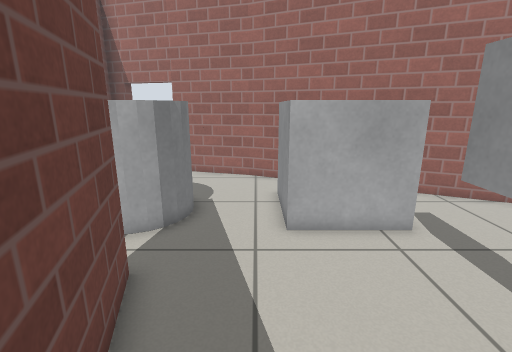
view 1 (above)

20 first-person views from a walk through a Gazebo world. The camera is 0.96 m above the floor, tilts 14° down and sees 85° across. The floor is counted in squares, 0.25 m on a side. Each view is taken from the middle of a square. On the plan, view 1 faces up. The plan holds only what a view shows up to about 20 squares ahead; the rest is blank. The place goes on beyond the plan. Robots are left out. Gazebo's built-in surfaces are drawn with simple patterns.

view 2
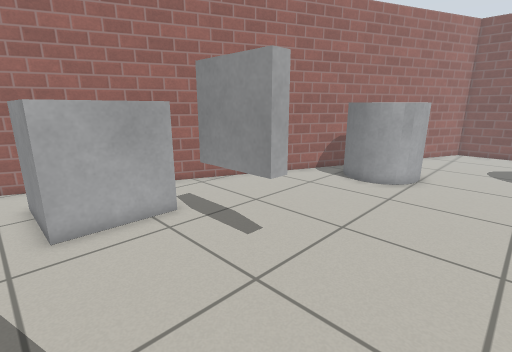

view 3
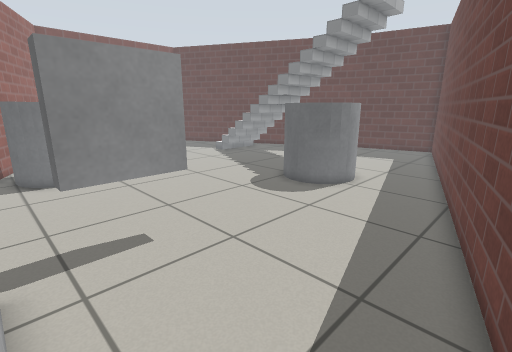

view 4
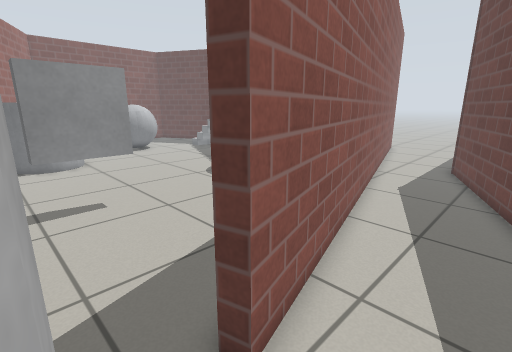

view 5
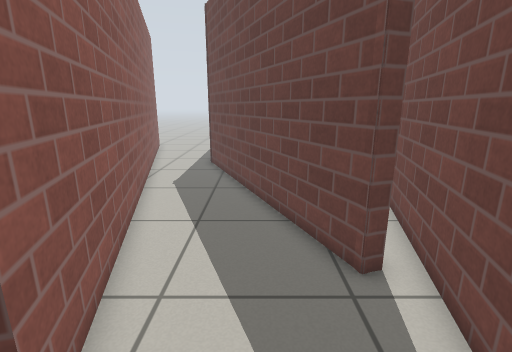

view 6
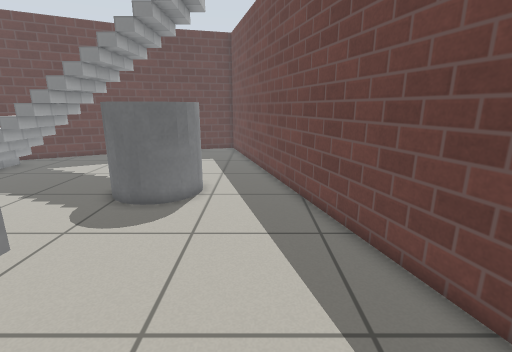

view 7
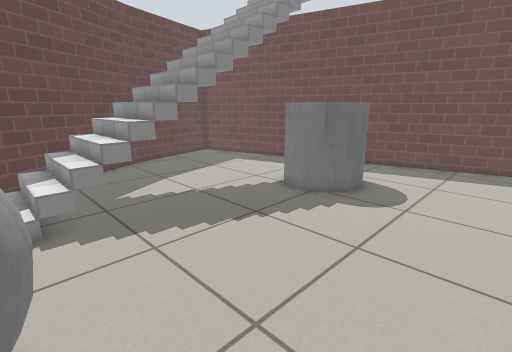

view 8
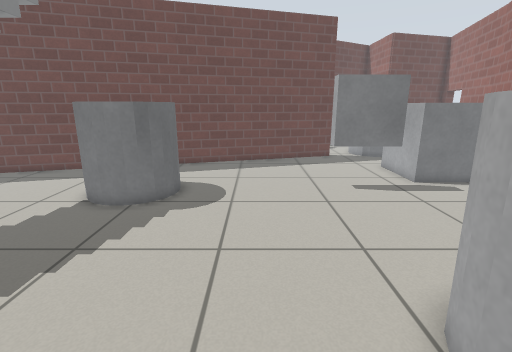

view 9
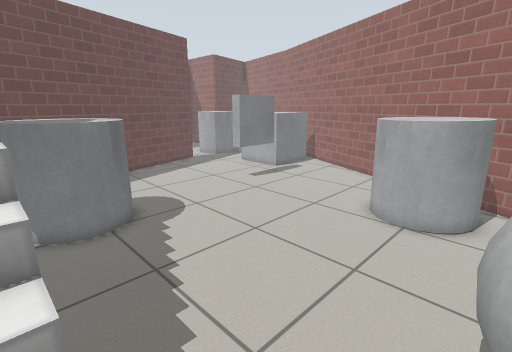

view 10
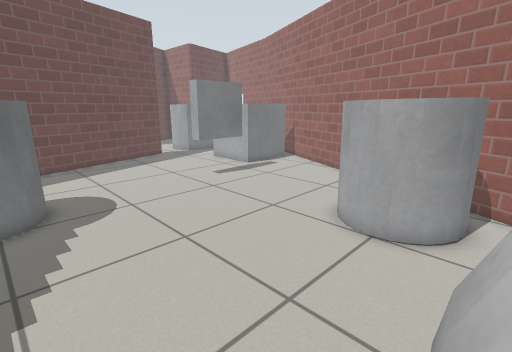

view 11
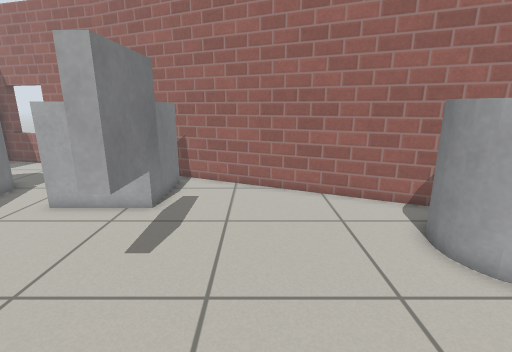

view 12
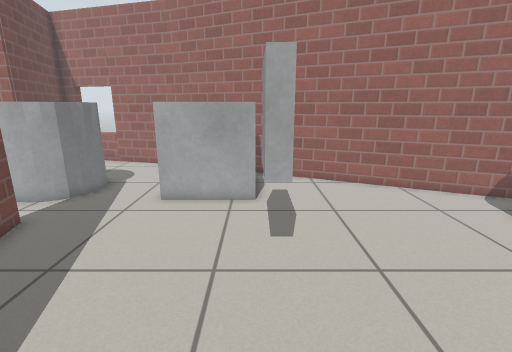

view 13
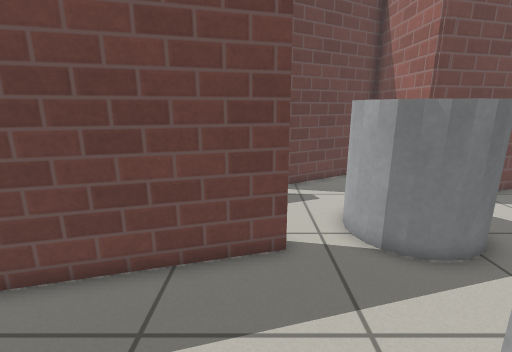

view 14
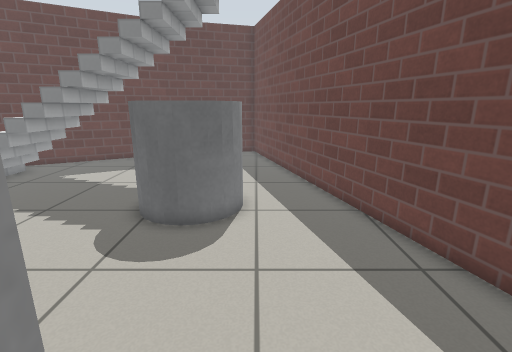

view 15
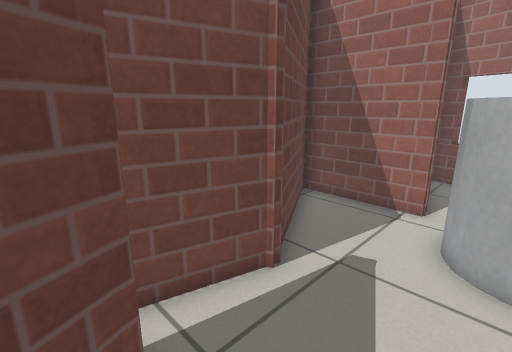

view 16
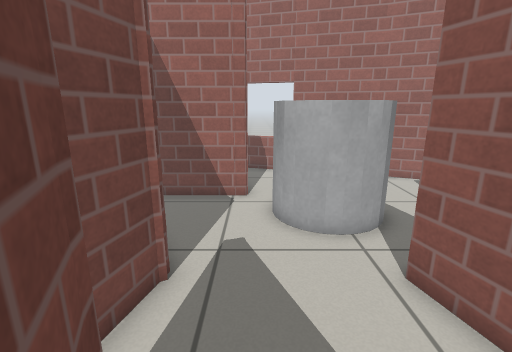

view 17
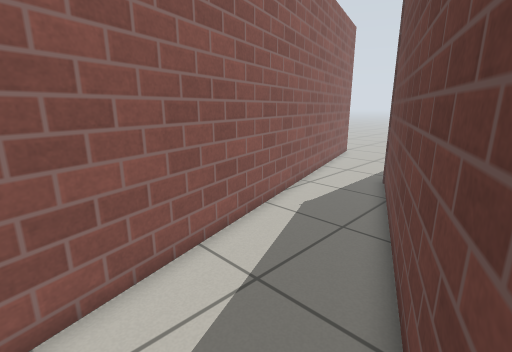

view 18
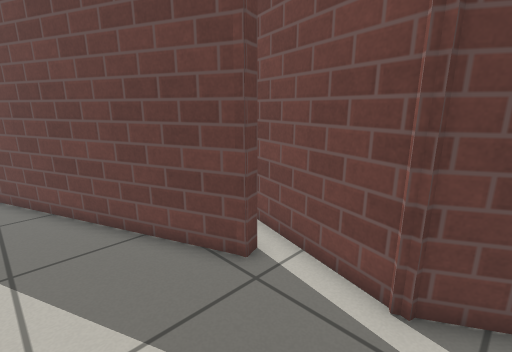

view 19
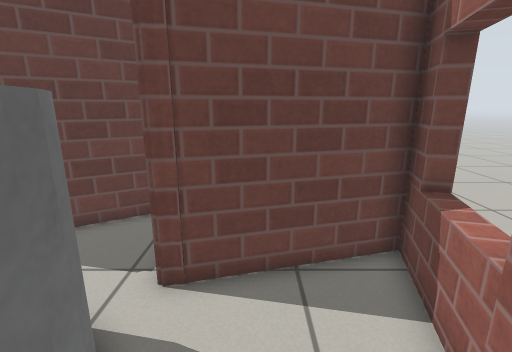

view 20
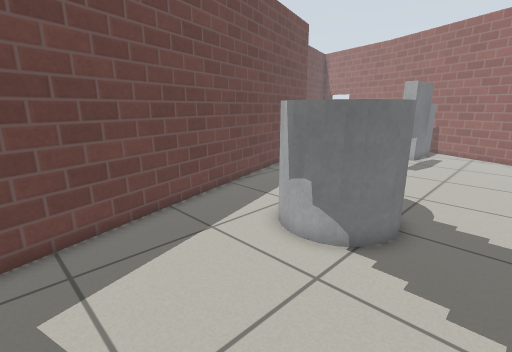

### Floor plan
Key: @ floor where view 1 was taken; # wall or solid block; . floor; / step, stairs or slope; = window, fence, low wall or low ledge; B grey box; C grey cylinder; W window; H white box; G grey ball.
Columns run from 11 left of view 1 to 19 right of it. Each row starts with its distance up from view 1.
 18   ##==#
 17   ##==###
 16   ##....####
 15    #.......###
 14    #.........####
 13    #.........   ###
 12 ####..CC....B   B.###
 11 .....   C...B   B...###
 10 #....C  CC..B   B.....####
  9 #....C  C...B   B........###
  8 ##....CCC...BBBBB..........###
  7  #..............WW........CC ##
  6  ##.....#.......WW.......CCCC .
  5  ##.....#.......WW.......CCCCC.
  4  #......##......WW.......CCCCC.
  3  #......##................CCC..
  2  ###....##.....................
  1 #  #.....#.....................
  0 #  #.....##@...................
 -1    ##....##...................G
 -2     #.....#...................G
 -3     ##....##..................G
 -4      #....##....CCCC..........G
 -5      ##...##....CCCC...........
 -6       #....#....CCCC...........
 -7       #....##...CCCC..........
 -8       ##...##....CC...HHHHHHHH/
 -9        #....#.........     ///
-10        ##...##........     ///
-11         #...##........     ///
-12         #...##.........///////
-13          ....#................#
-14          ....##... .........###

Positions as (right, up) in squares from view 1, and headings:
1: (0, 0), facing up
2: (0, -1), facing up-right
3: (-2, 8), facing down-right
4: (-6, 8), facing down-right
5: (-6, 8), facing down
6: (2, 7), facing down
7: (19, 2), facing down-left
8: (19, 0), facing left
9: (19, -8), facing up-left
10: (19, -5), facing up-left
11: (9, -2), facing up
12: (5, -3), facing up
13: (4, 5), facing left
14: (4, 5), facing down
15: (-5, 1), facing up-left
16: (-7, 0), facing up
17: (-8, 3), facing down-right
18: (-4, 7), facing down-left
19: (-2, 14), facing left
20: (11, -14), facing up-left
